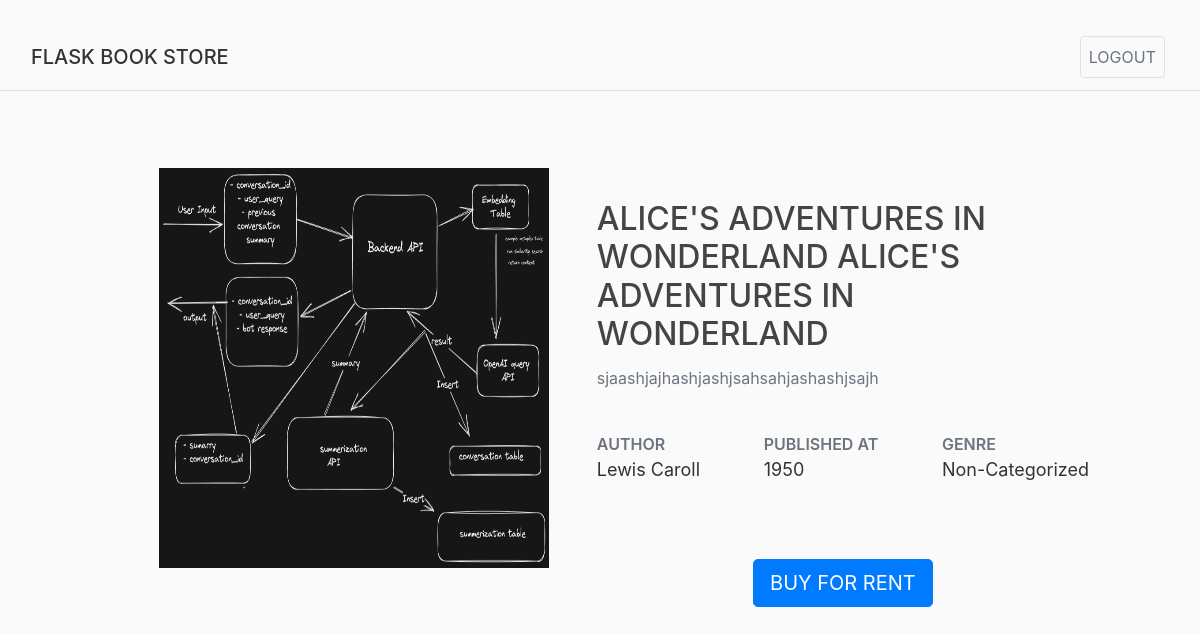
The app's page /book/6 (signed in) with its own data.
### src/models/books.py (models this page shows, shortened)
class Book(db.Model):
    id = db.Column(db.Integer, primary_key=True)
    name = db.Column(db.String(120), nullable=False)
    author = db.Column(db.String(120), nullable=False)
    published = db.Column(db.Integer)
    genre = db.Column(db.Enum(Genre), default=Genre.NonCategorized)
    description = db.Column(db.String(255), nullable=False)
    in_stock = db.Column(db.Integer, default=0)
    image_link = db.Column(db.String(255))
    show = db.Column(db.Boolean, default=True)
    borrowed_history = db.relationship('Rental', backref='book')

### src/routes/books.py (the view)
@book.route('/book/<int:book_id>',methods=['GET'])
@login_required
def get_book(book_id):
    book = Book.query.get_or_404(book_id)
    if not book:
         flash("Book Not Found in Database","error")
         return redirect(url_for('home.home'))
    return render_template('book.html', title=book.name, book=book)

### app.py (called while the page is built)
@app.template_filter('get_enum_value')
def get_enum_value(enum_item):
    return enum_item.value

### src/routes/auth.py (called while the page is built)
@login_manager.user_loader
def load_user(id):
    return User.query.get(int(id))

### src/templates/book.html
{% extends "layout.html" %} {% block content %}
<div class="d-felx p-5 h-full">
  <div class="d-flex justify-content-between flex-row px-5">
    <div class="px-4">
      <img
        class="card-img-top px-4 mt-3"
        src="{{ url_for('static', filename=book.image_link) }}"
        alt="{{book.name}}"
        width="350px"
        height="400px"
      />
    </div>
    <div class="py-4 d-flex flex-column w-75 mt-4">
      <h2 class="text-uppercase">{{book.name}}</h2>
      <div><p class="text-secondary mt-1">{{book.description}}</p></div>
      <div class="d-flex justify-content-between " style="margin-top: 26px;">
        <div class="inline-flex flex-col">
          <p
            class="text-uppercase text-muted"
            style="font-size: 16px; font-weight: 600"
          >
            Author
          </p>
          <p style="font-size: 18px; margin-top: -16px">{{book.author}}</p>
        </div>
        <div class="inline-flex flex-col">
          <p
            class="text-uppercase text-muted"
            style="font-size: 16px; font-weight: 600"
          >
            published at
          </p>
          <p style="font-size: 18px; margin-top: -16px">{{book.published}}</p>
        </div>
        <div class="inline-flex flex-col">
          <p
            class="text-uppercase text-muted"
            style="font-size: 16px; font-weight: 600"
          >
            Genre
          </p>
          <p style="font-size: 18px; margin-top: -16px">
            {{book.genre|get_enum_value }}
          </p>
        </div>
      </div>
      <form
      method="post"
      class="w-100 text-uppercase d-flex justify-content-center " style="margin-top:60px;"
      action=""
    >
      <input
        class="btn btn-primary btn-lg text-uppercase  "
        type="submit"
        name="rent"
        value="Buy For Rent"
      />
    </form>
    </div>
  </div>
</div>
{% endblock %}

### src/static/main.css (style rules this page uses)
body { background: #fafafa; color: #333333; margin-top: 5rem; }
h1, h2, h3, h4, h5, h6 { color: #444444; }

### records on screen
Book: image_link (picture), name "ALICE'S ADVENTURES IN WONDERLAND ALICE'S ADVENTURES IN WONDERLAND", description "sjaashjajhashjashjsahsahjashashjsajh", author "Lewis Caroll", published "1950", genre|get_enum_value "Non-Categorized"
